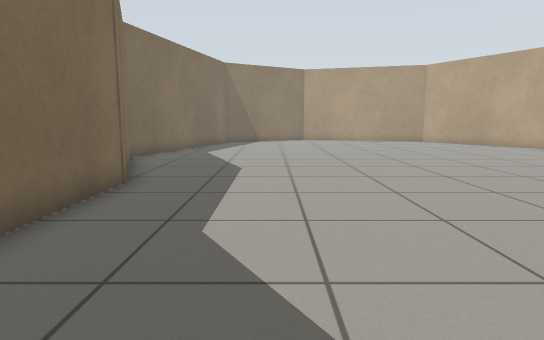
[1] (above)

12 first-person views from a walk through a world built for the Gazebo simulator. The camera is 0.72 m above the floor, tilts 8° down and sees 75° across. The floor is counted in squares, 0.5 m on a side. Each view is taken from the middle of a square. On the plan, view 1 faces up. The plan holds only what a view shows up to about 15 squares ahead; the rest is blank.

[2]
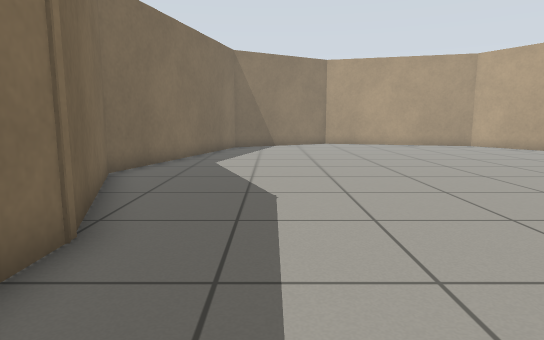

[3]
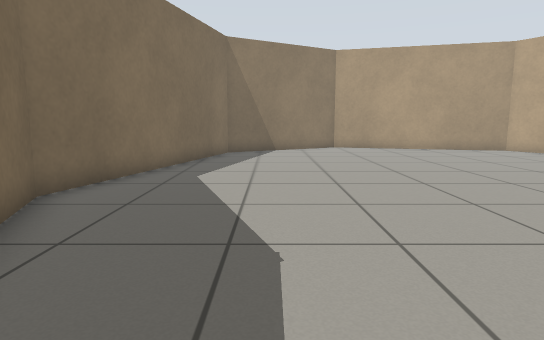

[4]
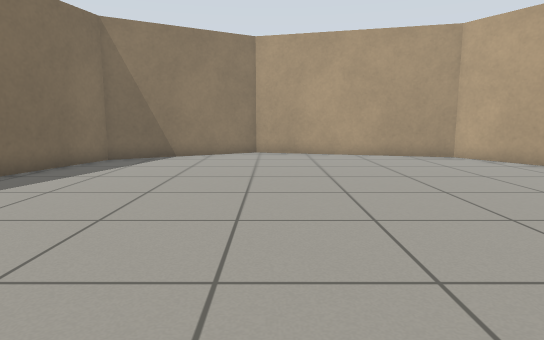

[5]
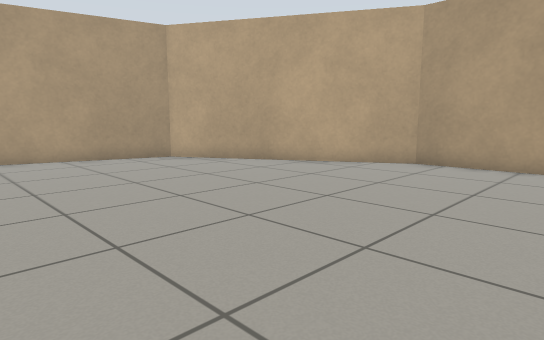

[6]
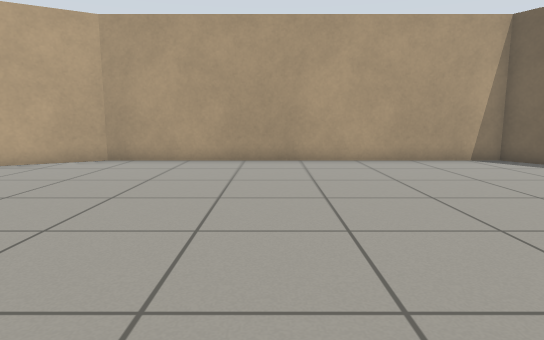

[7]
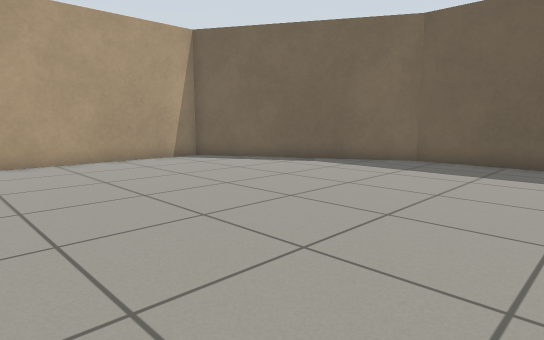

[8]
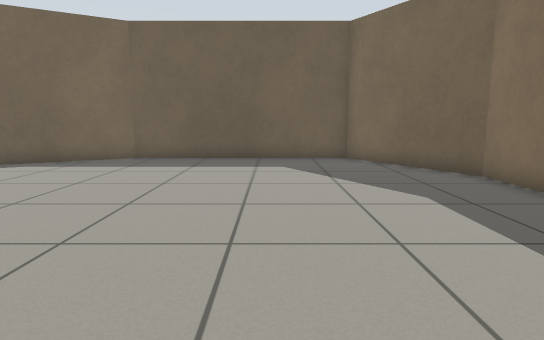

[9]
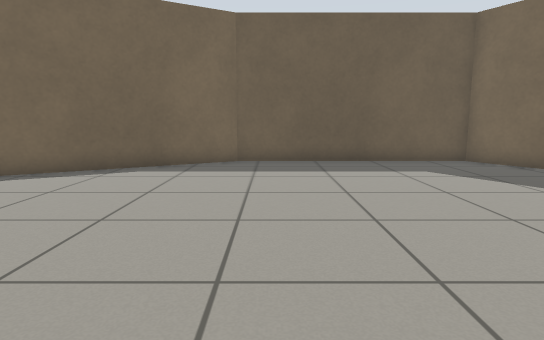

[10]
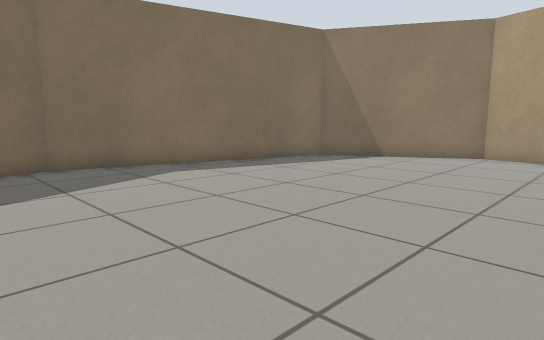

[11]
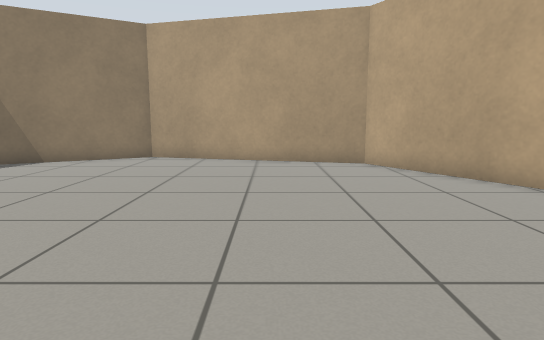

[12]
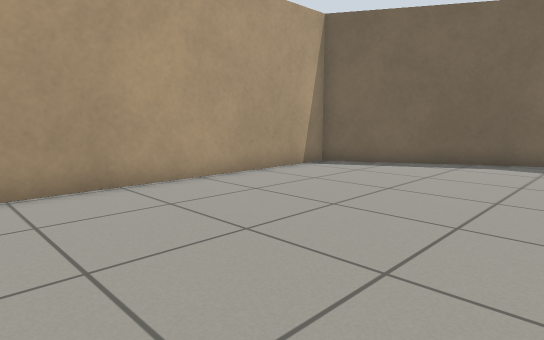

### Floor plan
Points are (right, up) in squares from view 1. A wall is a line through its corners. A room is listed if a view was taken in it or the views show most of it. See-through windows are left out.
Room 1 (views 1, 2, 3, 4, 5, 6, 7, 8, 9, 10, 11, 12)
walls: (-3.4, 8.1) (-3.4, 2) (-0.9, -2.5) (7.2, -2.5) (14.6, 1.8) (14.6, 15.9) (10.1, 23.8) (2.3, 25.9) (-3, 22.8) (-5.4, 13.6) (-3.4, 8.1)

Positions as (right, up) in squares from view 1, and headings:
1: (0, 0), facing up
2: (-1, 4), facing up
3: (-1, 7), facing up
4: (3, 10), facing up
5: (3, 11), facing up-right
6: (2, 10), facing right
7: (2, 10), facing down-right
8: (2, 11), facing down
9: (6, 10), facing down
10: (6, 11), facing up-left
11: (7, 12), facing up
12: (7, 12), facing down-right
